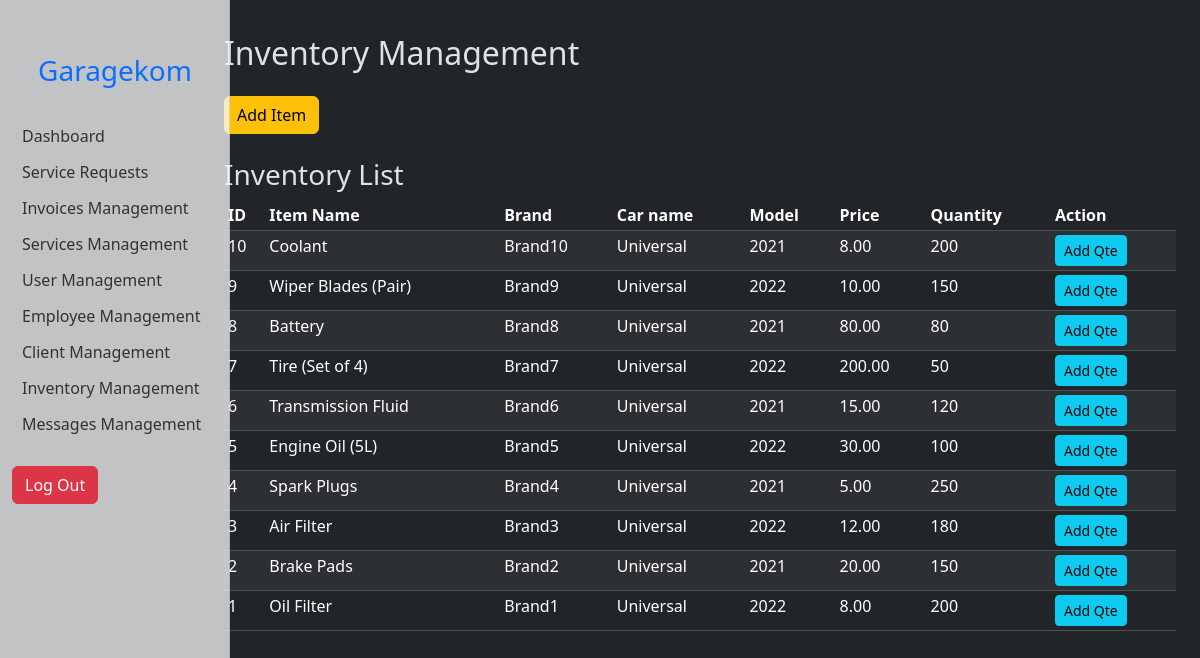
Page /admin/inventory.php (signed in) on the earlier database version.
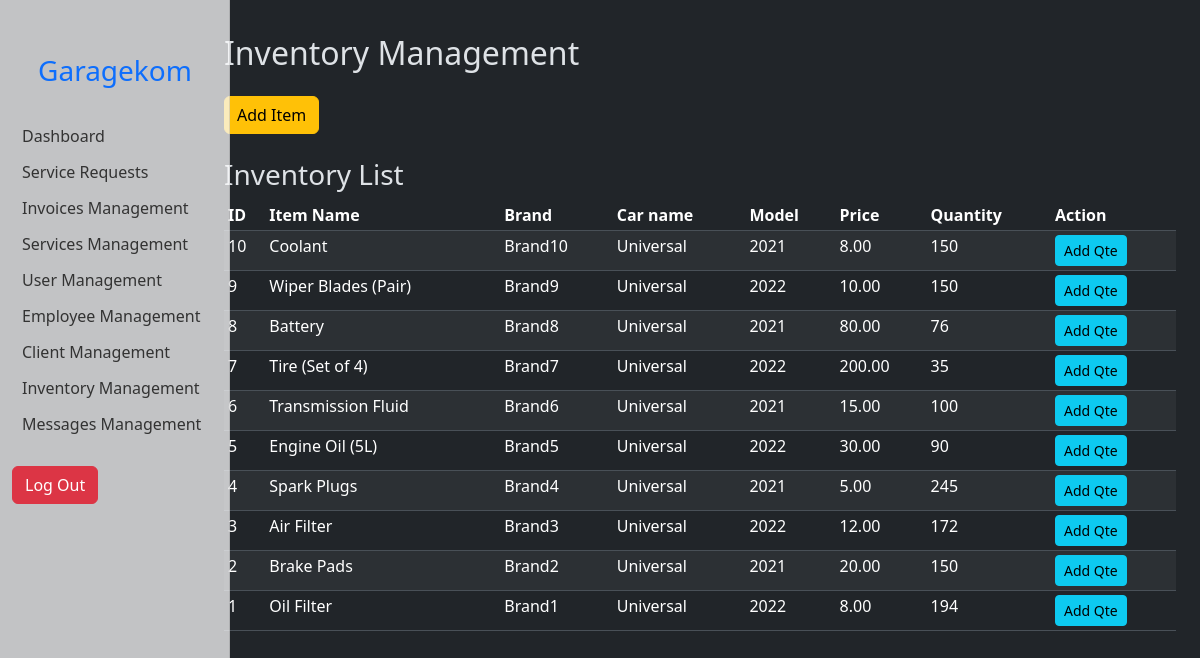
Same page on the later database version.
### tables this page shows
CREATE TABLE `inventory` (
  `item_id` int(11) NOT NULL,
  `item_name` varchar(255) NOT NULL,
  `item_car_name` varchar(255) NOT NULL,
  `item_brand` varchar(40) NOT NULL,
  `item_model` year(4) NOT NULL,
  `item_price` decimal(10,2) NOT NULL,
  `item_quantity` int(11) NOT NULL
);

### admin/inventory.php (the view, shortened to what this page needs)
</head>
<body>
    <div class="container-fluid">
        <div class="row">
            <?php require_once('connect-DB.php') ?>
            <main class="col-md-9 ms-sm-auto col-lg-10 px-md-4 mt-4">
                <h2>Inventory Management</h2>
                <div class="mb-4 mt-4">
                    <button class="btn btn-warning" data-bs-toggle="modal" data-bs-target="#addItem">Add
                        Item</button>
                </div>
                <div class="table-responsive">
                    <h3>Inventory List</h3>
                    <table class="table table-striped table-sm table-hover ">
                        <thead>
                            <tr>
                                <th>ID</th>
                                <th>Item Name</th>
                                <th>Brand</th>
                                <th>Car name</th>
                                <th>Model</th>
                                <th>Price</th>
                                <th>Quantity</th>
                                <th>Action</th>
                            </tr>
                        </thead>
                        <tbody>
                            <?php
                            $items = $database->prepare("SELECT * FROM inventory ORDER BY item_id DESC");
                            $items->execute();
                            $items = $items->fetchAll(PDO::FETCH_ASSOC);
                            foreach ($items as $item) {
                                echo "<tr>";
                                echo "<td>" . $item["item_id"] . "</td>";
                                echo "<td>" . $item["item_name"] . "</td>";
                                echo "<td>" . $item["item_brand"] . "</td>";
                                echo "<td>" . $item["item_car_name"] . "</td>";
                                echo "<td>" . $item["item_model"] . "</td>";
                                echo "<td>" . $item["item_price"] . "</td>";
                                echo "<td>" . $item["item_quantity"] . "</td>";
                                echo "<td>";
                                echo '<button class="btn btn-info btn-sm" data-bs-toggle="modal" data-bs-target="#editQte" data-bs-id="' . $item["item_id"] . '">Add Qte</button>';
                                echo "</td>";
                                echo "</tr>";
                            }
                            ?>
                        </tbody>
                    </table>
                </div>
            </main>
</body>
</html>

Differences in the rows shown:
changed inventory "Coolant": item_quantity "200" → "150"
changed inventory "Battery": item_quantity "80" → "76"
changed inventory "Tire (Set of 4)": item_quantity "50" → "35"
changed inventory "Transmission Fluid": item_quantity "120" → "100"
changed inventory "Engine Oil (5L)": item_quantity "100" → "90"
changed inventory "Spark Plugs": item_quantity "250" → "245"
changed inventory "Air Filter": item_quantity "180" → "172"
changed inventory "Oil Filter": item_quantity "200" → "194"
